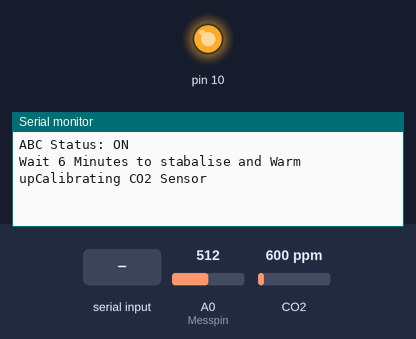
Bench run of a sketch on a simulated Arduino Uno, built with avr-gcc and run on an emulated ATmega328P. On the bench: output pins drawn as LEDs (lit = HIGH), the last lines printed to the serial monitor. The inputs (shaded band) are chosen by the test bench; at power-on: A0 (Messpin) = 512, CO2 600 ppm.

Above: at 1.2 s.
1.3 s: "1" received over Serial
At 2.9 s:
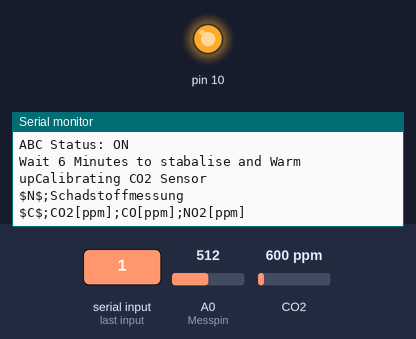
At 3.4 s:
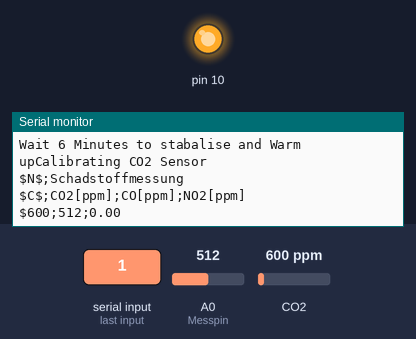

Measured:
- after the input at 1.3 s, the serial monitor: prints a new line after 0.76 s (image 1)

The sketch:

Code_Isokinetische_Messtechnik.ino
```cpp
//DATA
String Data;
int XXX = 0;

//CO2 Sensor
#include "MHZ19.h"
#include <SoftwareSerial.h>

#define RX_PIN 8
#define TX_PIN 9
#define BAUDRATE 9600

MHZ19 myMHZ19;
SoftwareSerial mySerial (RX_PIN, TX_PIN);

unsigned long timeElapse = 0;

void verifyRange(int range);

//CO Sensor
int Messpin = A0;
int CO;

//NO2 Sensor
#include <SPI.h>
unsigned int result = 0;
byte byteOne = 0;
byte byteTwo = 0;
float percent = 0;


void setup() {
  // put your setup code here, to run once:
 Serial.begin(9600);

 //NO2
 SPI.beginTransaction(SPISettings(1500000, MSBFIRST, SPI_MODE0));
 SPI.begin();

 //CO2 Sensor
 mySerial.begin(BAUDRATE);
 myMHZ19.begin(mySerial);

 myMHZ19.autoCalibration(false);
 Serial.print("ABC Status: ");  myMHZ19.getABC() ? Serial.println("ON") : Serial.println("OFF");
 timeElapse = 400000;
 Serial.print("Wait ");
 Serial.print(timeElapse/60000);
 Serial.print(" Minutes to stabalise and Warm up");

 //while(millis() < timeElapse) {};

 Serial.println("Calibrating CO2 Sensor");
 myMHZ19.calibrate();

}

void loop() {
  // put your main code here, to run repeatedly:

  //CO2
  int CO2;
  CO2 = myMHZ19.getCO2();
  timeElapse = millis();

  //CO

  CO = analogRead(Messpin);

  //NO2

  unsigned int reading = 0;
  digitalWrite(SS, LOW);
  reading = SPI.transfer16(0x0000);
  digitalWrite(SS, HIGH);

  reading = reading << 3;
  reading = reading >> 4;

  float NO2 = reading * (5.000 / 4095);

  //Dataprint
  /*Serial.print("CO2[ppm]: ");
  Serial.println(CO2);
  Serial.print("CO [ppm]: ");
  Serial.println(CO);
  Serial.print("NO2 [ppm]: ");
  Serial.println(NO2);
  Serial.println("_______________");*/

  //LOG-V-DATA
  if (Serial.available()>0){
    char c = Serial.read();
    if(c = 83){
      Data = "$N$;Schadstoffmessung\r\n";
      Serial.print(Data);
      Data = "$C$;CO2[ppm];CO[ppm];NO2[ppm]\r\n";
      Serial.print(Data);
      XXX = 1;
      delay(1000);
    }
  }

  if(XXX == 1){
    Serial.print("$");
    Serial.print(CO2);
    Serial.print(";");
    Serial.print(CO);
    Serial.print(";");
    Serial.print(NO2);
    Serial.print("\r\n");
  }
  delay (2000);
}
```
